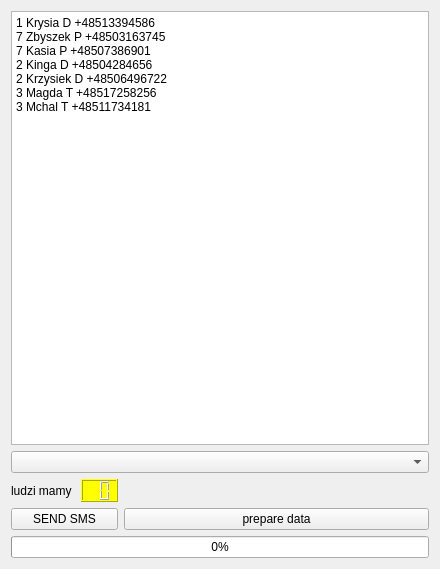
<?xml version="1.0" encoding="UTF-8"?>
<ui version="4.0">
 <class>MainWindow</class>
 <widget class="QMainWindow" name="MainWindow">
  <property name="geometry">
   <rect>
    <x>0</x>
    <y>0</y>
    <width>440</width>
    <height>569</height>
   </rect>
  </property>
  <property name="windowTitle">
   <string>MainWindow</string>
  </property>
  <widget class="QWidget" name="centralWidget">
   <layout class="QGridLayout" name="gridLayout">
    <item row="1" column="0" colspan="3">
     <widget class="QComboBox" name="comboBox"/>
    </item>
    <item row="5" column="2">
     <widget class="QPushButton" name="b_prepareData">
      <property name="text">
       <string>prepare data</string>
      </property>
     </widget>
    </item>
    <item row="2" column="2">
     <spacer name="horizontalSpacer">
      <property name="orientation">
       <enum>Qt::Horizontal</enum>
      </property>
      <property name="sizeHint" stdset="0">
       <size>
        <width>40</width>
        <height>20</height>
       </size>
      </property>
     </spacer>
    </item>
    <item row="6" column="0" colspan="3">
     <widget class="QProgressBar" name="progressBar">
      <property name="value">
       <number>0</number>
      </property>
      <property name="alignment">
       <set>Qt::AlignJustify|Qt::AlignVCenter</set>
      </property>
     </widget>
    </item>
    <item row="5" column="0" colspan="2">
     <widget class="QPushButton" name="b_sms">
      <property name="text">
       <string>SEND SMS</string>
      </property>
     </widget>
    </item>
    <item row="2" column="1">
     <widget class="QLCDNumber" name="lcdNumber">
      <property name="styleSheet">
       <string notr="true">color: red;
background-color: yellow</string>
      </property>
      <property name="digitCount">
       <number>2</number>
      </property>
     </widget>
    </item>
    <item row="2" column="0">
     <widget class="QLabel" name="label">
      <property name="text">
       <string>ludzi mamy </string>
      </property>
     </widget>
    </item>
    <item row="0" column="0" colspan="3">
     <widget class="QTextBrowser" name="put_text">
      <property name="tabChangesFocus">
       <bool>true</bool>
      </property>
      <property name="undoRedoEnabled">
       <bool>false</bool>
      </property>
      <property name="readOnly">
       <bool>false</bool>
      </property>
      <property name="html">
       <string>&lt;!DOCTYPE HTML PUBLIC &quot;-//W3C//DTD HTML 4.0//EN&quot; &quot;http://www.w3.org/TR/REC-html40/strict.dtd&quot;&gt;
&lt;html&gt;&lt;head&gt;&lt;meta name=&quot;qrichtext&quot; content=&quot;1&quot; /&gt;&lt;meta charset=&quot;utf-8&quot; /&gt;&lt;style type=&quot;text/css&quot;&gt;
p, li { white-space: pre-wrap; }
hr { height: 1px; border-width: 0; }
li.unchecked::marker { content: &quot;\2610&quot;; }
li.checked::marker { content: &quot;\2612&quot;; }
&lt;/style&gt;&lt;/head&gt;&lt;body style=&quot; font-family:'Segoe UI'; font-size:9pt; font-weight:400; font-style:normal;&quot;&gt;
&lt;p style=&quot; margin-top:0px; margin-bottom:0px; margin-left:0px; margin-right:0px; -qt-block-indent:0; text-indent:0px;&quot;&gt;1 Krysia D +48513394586&lt;/p&gt;
&lt;p style=&quot; margin-top:0px; margin-bottom:0px; margin-left:0px; margin-right:0px; -qt-block-indent:0; text-indent:0px;&quot;&gt;7 Zbyszek P +48503163745&lt;/p&gt;
&lt;p style=&quot; margin-top:0px; margin-bottom:0px; margin-left:0px; margin-right:0px; -qt-block-indent:0; text-indent:0px;&quot;&gt;7 Kasia P +48507386901&lt;/p&gt;
&lt;p style=&quot; margin-top:0px; margin-bottom:0px; margin-left:0px; margin-right:0px; -qt-block-indent:0; text-indent:0px;&quot;&gt;2 Kinga D +48504284656&lt;/p&gt;
&lt;p style=&quot; margin-top:0px; margin-bottom:0px; margin-left:0px; margin-right:0px; -qt-block-indent:0; text-indent:0px;&quot;&gt;2 Krzysiek D +48506496722&lt;/p&gt;
&lt;p style=&quot; margin-top:0px; margin-bottom:0px; margin-left:0px; margin-right:0px; -qt-block-indent:0; text-indent:0px;&quot;&gt;3 Magda T +48517258256&lt;/p&gt;
&lt;p style=&quot; margin-top:0px; margin-bottom:0px; margin-left:0px; margin-right:0px; -qt-block-indent:0; text-indent:0px;&quot;&gt;3 Mchal T +48511734181&lt;/p&gt;&lt;/body&gt;&lt;/html&gt;</string>
      </property>
     </widget>
    </item>
   </layout>
  </widget>
 </widget>
 <layoutdefault spacing="6" margin="11"/>
 <resources/>
 <connections/>
</ui>
